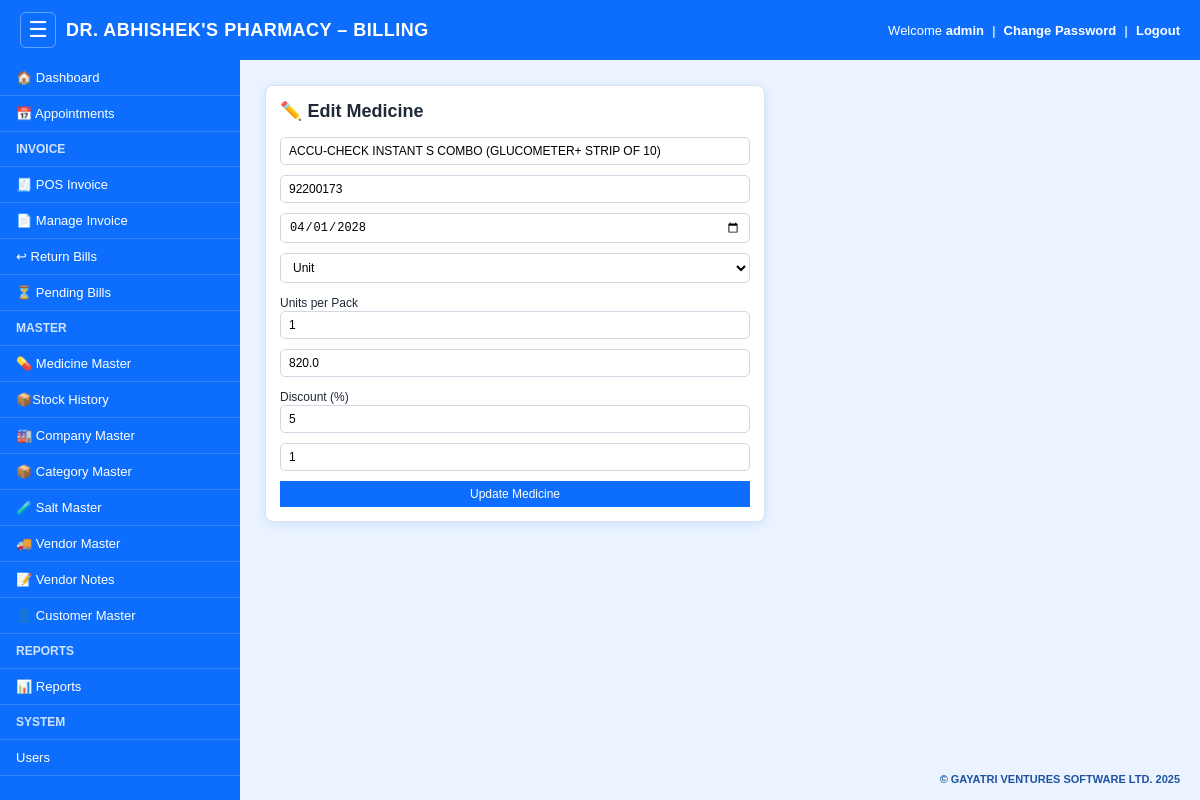
/medicines/edit/147 (signed in), run on the app's committed database.
### models.py (models this page shows)
class Medicine(db.Model):
    __tablename__ = "medicine"
    id = db.Column(db.Integer, primary_key=True)
    name = db.Column(db.String(150), nullable=False)
    composition = db.Column(db.String(255))
    company = db.Column(db.String(150))
    pack_type = db.Column(db.String(50))
    pack_qty = db.Column(db.Integer)
    batch = db.Column(db.String(50), nullable=False)
    expiry = db.Column(db.String(10), nullable=False)
    mrp = db.Column(db.Float, nullable=False)
    qty = db.Column(db.Integer, default=0)
    discount_percent = db.Column(db.Integer, default=0)
    created_at = db.Column(db.DateTime, default=datetime.utcnow)

### app.py (the view, shortened to what this page needs)
@app.route("/medicines/edit/<int:id>", methods=["GET", "POST"])
@login_required
def edit_medicine(id):
    user = User.query.get(session.get("user_id"))
    if not user:
        flash("Access denied", "danger")
        return redirect("/")
    if user.role != "admin" and not user.can_edit_medicine:
        flash("Access denied", "danger")
        return redirect("/medicines")
    med = Medicine.query.get_or_404(id)
    old_qty = med.qty
    return render_template("edit_medicine.html", med=med)

### app.py (called while the page is built)
def login_required(f):
    @wraps(f)
    def w(*args, **kwargs):
        if not session.get("user_id"):
            return redirect("/login")
        return f(*args, **kwargs)
    return w

### templates/edit_medicine.html (shortened to what this page needs)
{% extends "base.html" %}
{% block body %}
<div class="card">
    <h2>✏️ Edit Medicine</h2>
    <form method="POST">
        <input type="text" name="name" value="{{ med.name }}" required>
        <input type="text" name="batch" value="{{ med.batch }}" required>
        <input type="date" name="expiry" value="{{ med.expiry }}" required>
        <select name="pack_type" id="packType">
            <option {% if med.pack_type == 'Unit' %}selected{% endif %}>Unit</option>
        </select>
        <label id="packQtyLabel">Units per Pack</label>
        <input type="number" name="pack_qty" min="1" step="1" value="{{ med.pack_qty or '' }}">
        <input type="number" name="mrp" value="{{ med.mrp }}" required>
       <label>Discount (%)</label>
<input type="number"
       name="discount_percent"
       value="{{ med.discount_percent }}"
       min="0"
       max="100">
        <input type="number" name="qty" value="{{ med.qty }}" required>
        <button type="submit">Update Medicine</button>
    </form>
</div>
{% endblock %}

### templates/base.html (style rules this page uses)
* { box-sizing: border-box; }
body { margin: 0; font-family: Arial, sans-serif; background: #eaf3ff; }
:root { --primary: #0d6efd; --primary-dark: #084298; --success: #198754; --danger: #dc3545; --warning: #ffc107; --muted: #6c757d; --bg: #eaf3ff; --card: #ffffff; --border: #d9e2ef; --shadow: 0 2px 10px rgba(13, 110, 253, 0.12); --text: #1f2937; }
body { background: var(--bg); color: var(--text); }
.content .card, .content .form-card { background: var(--card); padding: 18px; border-radius: 8px; box-shadow: var(--shadow); border: 1px solid var(--border); width: 100%; overflow-x: auto; }
.content .card h2, .content .card h3, .content .form-card h2, .content .form-card h3 { margin-top: 0; }
.form-control, .content input:not([type="checkbox"]):not([type="radio"]), .content select, .content textarea { width: 100%; padding: 8px 10px; border: 1px solid #cfd8e3; border-radius: 5px; font-size: 14px; background: #fff; }
.content h2 { font-size: 18px !important; }
.content p, .content li, .content label, .content span, .content a, .content td, .content th, .content small, .content strong, .content b, .content input:not([type="checkbox"]):not([type="radio"]), .content select, .content textarea, .content button, .content .btn, .content .add-btn, .content .btn-add, .content .btn-edit, .content .btn-pass, .content .btn-del, .content .filter-btn, .content .delete-btn { font-size: 12px !important; }
.content input:not([type="checkbox"]):not([type="radio"]), .content select, .content textarea, .content button, .content .btn { padding: 6px 8px !important; }
.content .card, .content .form-card { padding: 14px !important; }

### templates/edit_medicine.html (style rules this page uses)
.card { background: white; max-width: 500px; padding: 20px; border-radius: 6px; box-shadow: 0 0 6px #cfd8e3; }
input { width: 100%; padding: 8px; margin-bottom: 10px; }
select { width: 100%; padding: 8px; margin-bottom: 10px; }
button { background: #0d6efd; color: white; padding: 10px; width: 100%; border: none; }

### data on the page
Medicine: name "ACCU-CHECK INSTANT S COMBO (GLUCOMETER+ STRIP OF 10)", batch "92200173", expiry "04/01/2028", pack_type "Unit", pack_qty "1", mrp "820.0", discount_percent "5", qty "1"

### other printed values
{{ session.get("username") }} "admin"
